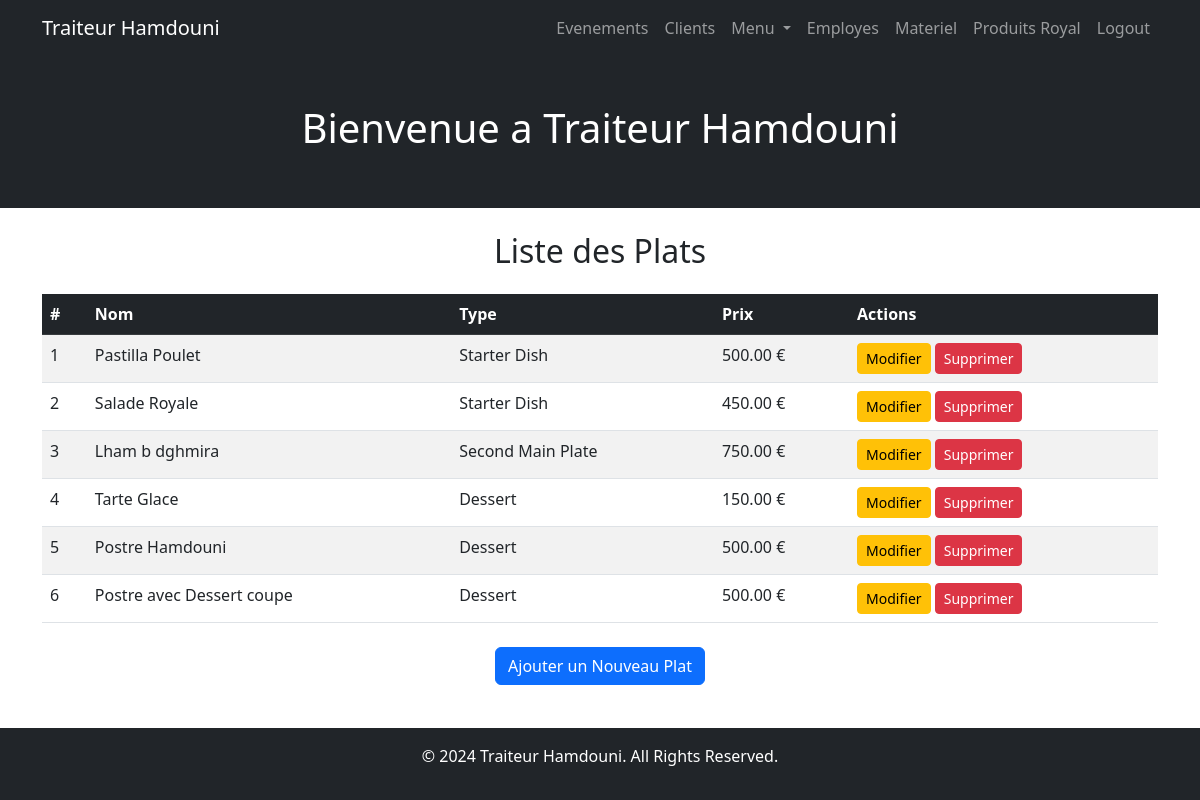
Page /menu/dishes/ (signed in) on the committed database.
### menu/models.py (models this page shows, shortened)
class Dish(models.Model):
    DISH_TYPES = [
        ('starter', 'Starter Dish'),
        ('first_main', 'First Main Plate'),
        ('second_main', 'Second Main Plate'),
        ('dessert', 'Dessert'),
    ]
    name = models.CharField(max_length=255, verbose_name="Dish Name")
    dish_type = models.CharField(max_length=20, choices=DISH_TYPES, verbose_name="Dish Type")
    description = models.TextField(blank=True, verbose_name="Description")
    price = models.DecimalField(max_digits=10, decimal_places=2, verbose_name="Price")

### menu/views.py (the view)
# urls.py: path('dishes/', views.dish_list, name='dish_list'),
def dish_list(request):
    dishes = Dish.objects.all()
    return render(request, 'menu/dish_list.html', {'dishes': dishes})

### menu/templates/menu/dish_list.html (shortened to what this page needs)
{% extends 'base.html' %}
{% block content %}
<h2 class="text-center">Liste des Plats</h2>
<table class="table table-striped mt-4">
    <thead class="table-dark">
        <tr>
            <th>#</th>
            <th>Nom</th>
            <th>Type</th>
            <th>Prix</th>
            <th>Actions</th>
        </tr>
    </thead>
    <tbody>
        {% for dish in dishes %}
        <tr>
            <td>{{ forloop.counter }}</td>
            <td>{{ dish.name }}</td>
            <td>{{ dish.get_dish_type_display }}</td>
            <td>{{ dish.price }} €</td>
            <td>
                <a href="{% url 'menu:edit_dish' dish.pk %}" class="btn btn-sm btn-warning">Modifier</a>
                <a href="{% url 'menu:delete_dish' dish.pk %}" class="btn btn-sm btn-danger">Supprimer</a>
            </td>
        </tr>
        {% empty %}
        <tr>
            <td colspan="5" class="text-center">Aucun plat trouvé.</td>
        </tr>
        {% endfor %}
    </tbody>
</table>
<div class="text-center mt-4">
    <a href="{% url 'menu:create_dish' %}" class="btn btn-primary">Ajouter un Nouveau Plat</a>
</div>
{% endblock %}

### client/templates/base.html (style rules this page uses)
html, body { height: 100%; margin: 0; }
body { display: flex; flex-direction: column; }

### rows in the picture
Dish: name "Pastilla Poulet", dish_type "Starter Dish", price "500.00"
Dish: name "Salade Royale", dish_type "Starter Dish", price "450.00"
Dish: name "Lham b dghmira", dish_type "Second Main Plate", price "750.00"
Dish: name "Tarte Glace", dish_type "Dessert", price "150.00"
Dish: name "Postre Hamdouni", dish_type "Dessert", price "500.00"
Dish: name "Postre avec Dessert coupe", dish_type "Dessert", price "500.00"
